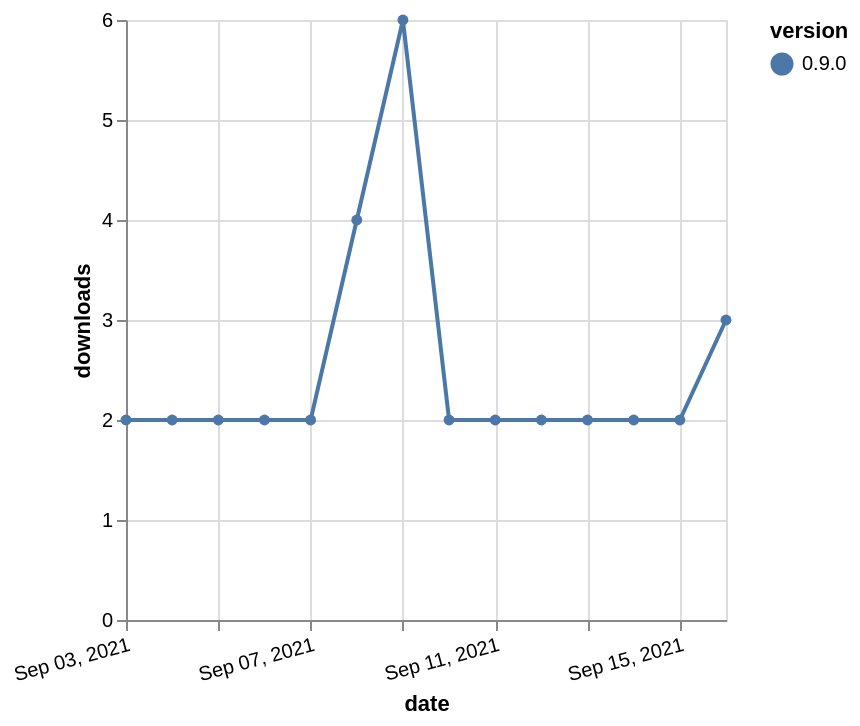

Describe this chart as a Vega-Lite specification.
### Vega-Lite specification from a JSON file in a GitHub repository (floating-point values rounded to 4 significant figures)
{"$schema": "https://vega.github.io/schema/vega-lite/v5.json", "description": "A simple bar chart with embedded data.", "data": {"values": [{"date": "2021-09-03", "total": 782, "delta": 2, "version": "0.9.0"}, {"date": "2021-09-04", "total": 784, "delta": 2, "version": "0.9.0"}, {"date": "2021-09-05", "total": 786, "delta": 2, "version": "0.9.0"}, {"date": "2021-09-06", "total": 788, "delta": 2, "version": "0.9.0"}, {"date": "2021-09-07", "total": 790, "delta": 2, "version": "0.9.0"}, {"date": "2021-09-08", "total": 794, "delta": 4, "version": "0.9.0"}, {"date": "2021-09-09", "total": 800, "delta": 6, "version": "0.9.0"}, {"date": "2021-09-10", "total": 802, "delta": 2, "version": "0.9.0"}, {"date": "2021-09-11", "total": 804, "delta": 2, "version": "0.9.0"}, {"date": "2021-09-12", "total": 806, "delta": 2, "version": "0.9.0"}, {"date": "2021-09-13", "total": 808, "delta": 2, "version": "0.9.0"}, {"date": "2021-09-14", "total": 810, "delta": 2, "version": "0.9.0"}, {"date": "2021-09-15", "total": 812, "delta": 2, "version": "0.9.0"}, {"date": "2021-09-16", "total": 815, "delta": 3, "version": "0.9.0"}]}, "width": "container", "mark": {"type": "line", "point": {"filled": true}}, "encoding": {"x": {"field": "date", "type": "temporal", "timeUnit": "yearmonthdate", "title": "date", "axis": {"labelAngle": -15}}, "y": {"field": "delta", "type": "quantitative", "title": "downloads"}, "color": {"field": "version", "type": "nominal"}, "tooltip": {"field": "delta"}}}
